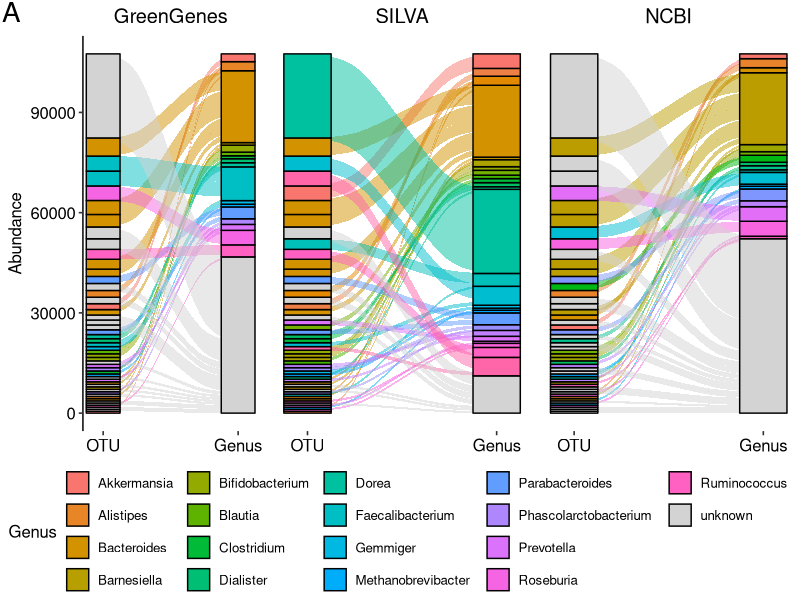

Here is the R script that generated this plot:
#!/usr/bin/env Rscript

library(ggalluvial)
library(ggrepel)
library(ggplot2)
library(ggpubr)


notu <- 50

gg <- read.csv("fmt_gg.csv", header=TRUE, sep=",", na.strings="")[1:notu,]
silva <- read.csv("fmt_silva.csv", header=TRUE, sep=",", na.strings="")[1:notu,]
ncbi <- read.csv("fmt_ncbi.csv", header=TRUE, sep=",", na.strings="")[1:notu,]

make_alluvial_plot <- function(db_data, title) {
    genus_factors <- levels(factor(db_data$Genus))
    n_genus <- length(genus_factors)
    palette <- get_palette(, n_genus)
    palette[n_genus] <- "#d3d3d3"
    alluvial_plot <- ggplot(data=db_data, aes(axis1=OTU, axis2=Genus,  y=Abundance)) +
        scale_x_discrete(limits=c("OTU", "Genus"), expand=c(.1, .05)) +
        xlab("Tax") +
        geom_alluvium(aes(fill=Genus), width=1/12) +
        geom_stratum(width=1/4, aes(fill=Genus)) +
        scale_fill_manual(values=palette) +
        scale_linetype_manual(values=c("blank", "solid")) +
        # geom_text_repel(aes(label=Genus), stat="stratum", size=2, direction="y", nudge_x=0.5) +
        ggtitle(title) +
        theme_pubr() +
        theme(plot.title=element_text(hjust=0.5), axis.line.x=element_blank(), axis.title.x=element_blank())
}


gg_plot <- make_alluvial_plot(gg, "GreenGenes")
silva_plot <- make_alluvial_plot(silva, "SILVA")
ncbi_plot <- make_alluvial_plot(ncbi, "NCBI")

gg$OTU <- gg$empty
gg_plot <- gg_plot +
    geom_text_repel(stat="stratum", label.strata=TRUE, data=gg[,c("OTU", "Genus", "Abundance")], nudge_x=1)

silva$OTU <- silva$empty
silva_plot <- silva_plot +
    geom_text_repel(stat="stratum", label.strata=TRUE, data=silva[,c("OTU", "Genus", "Abundance")], nudge_x=1)

ncbi$OTU <- ncbi$empty
ncbi_plot <- ncbi_plot +
    geom_text_repel(stat="stratum", label.strata=TRUE, data=ncbi[,c("OTU", "Genus", "Abundance")], nudge_x=1)

final_plot <- ggarrange(
    gg_plot,
    silva_plot + rremove("y.axis") + rremove("y.text") + rremove("y.ticks") + rremove("y.title"),
    ncbi_plot + rremove("y.axis") + rremove("y.text") + rremove("y.ticks") + rremove("y.title"),
    nrow=1,
    ncol=3,
    common.legend=TRUE,
    legend="bottom"
)
annotate_figure(final_plot, fig.lab="A", fig.lab.pos="top.left", fig.lab.size=20)